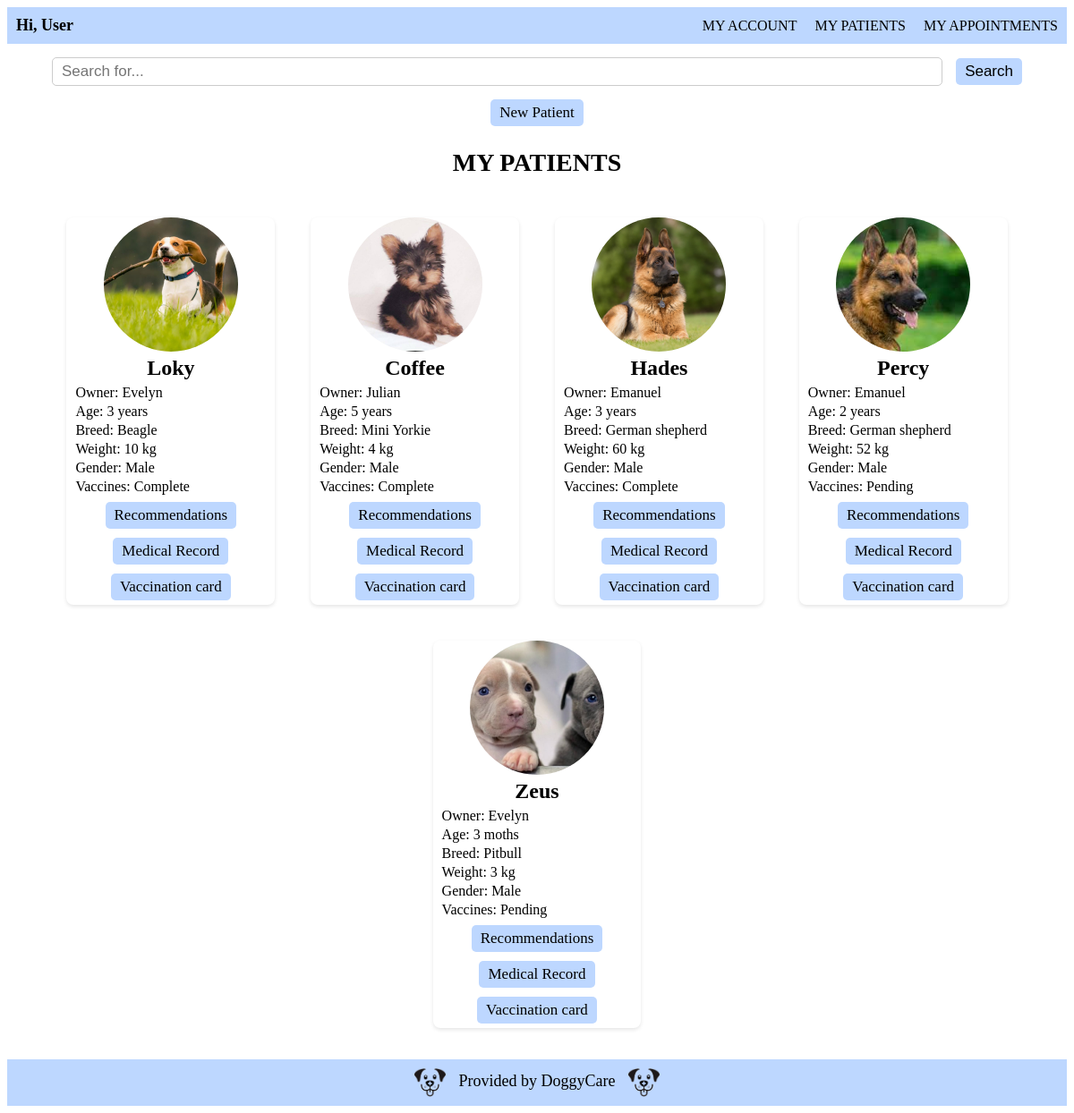
The page /patients/ on the database as committed earlier.
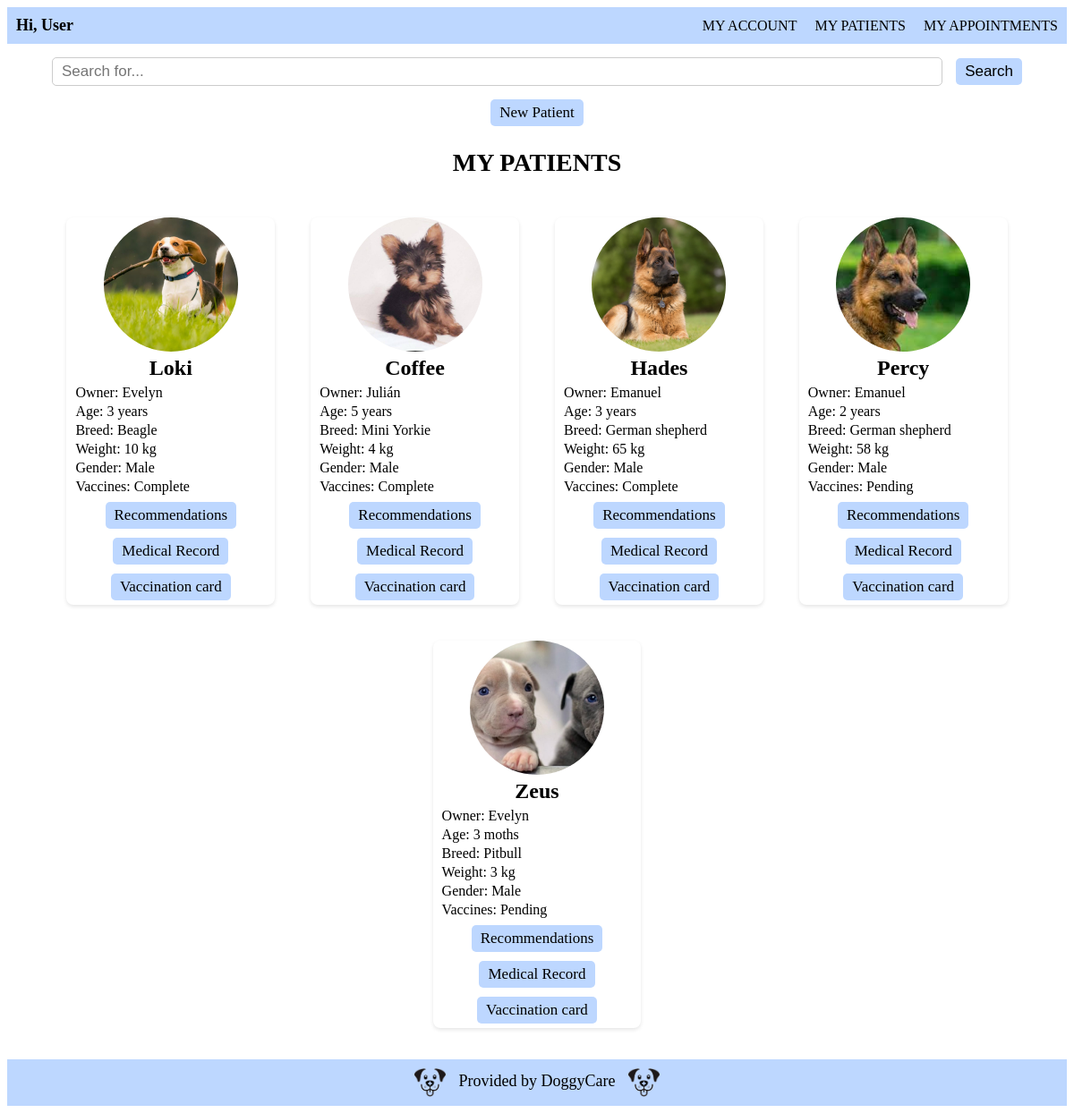
The same page on the database as committed later.
### vet/models.py (models this page shows)
class Dog(models.Model):
    image= models.ImageField(upload_to='images/')
    id= models.AutoField(primary_key= True)
    owner= models.CharField(blank= False, max_length=100)
    name= models.CharField(blank= False, max_length=20)
    breed= models.CharField(blank= False, max_length=20)
    age= models.CharField(blank= False, max_length=10)
    weight= models.CharField(blank= False, max_length=10)
    gender= models.CharField(blank= False, max_length=10)
    vaccines= models.CharField(blank= False, max_length=30)

### vet/views.py (the view)
# urls.py: path('patients/', views.patients, name='patients'),
def patients(request):
    searchTerm = request.GET.get('searchDog')
    if searchTerm:
        dogs = Dog.objects.filter(
            Q(name__icontains=searchTerm) |
            Q(owner__icontains=searchTerm) |
            Q(breed__icontains=searchTerm)
        )
    else:
        dogs = Dog.objects.all()
    return render(request, 'patients.html', {'dogs': dogs})

### vet/templates/patients.html (shortened to what this page needs)
<!DOCTYPE html>
{% extends 'base.html' %}
{% load static %}
    {% block additional_styles %}
    <link rel="stylesheet" href="{% static 'css/patients.css' %}">
    {% endblock additional_styles %}
        {% block content %}
        <form action="" class="search-bar">
            <input type="text" class="form-control" name="searchDog" placeholder="Search for...">
            <button type="submit" class="btn btn-primary">Search</button>
        </form>
        <div class="new-patient">
            <a href="{% url 'dog_register' %}" class="btn">New Patient</a>
        </div>
        <h1>MY PATIENTS</h1>
        <div class="dog-list">
            {% for dog in dogs %}
            <div class="dog-card">
                <a href="{% url 'dog_profile' dog.id %}">
                    <img src="{{ dog.image.url }}" alt="Image">
                </a>
                <div class="card-content p-3 mx-2">
                    <h2>{{ dog.name }}</h2>
                    <p>Owner: {{ dog.owner }} </p>
                    <p>Age: {{ dog.age }} </p>
                    <p>Breed: {{ dog.breed }} </p>
                    <p>Weight: {{ dog.weight }} </p>
                    <p>Gender: {{ dog.gender }} </p>
                    <p>Vaccines: {{ dog.vaccines }} </p>
                    <div class="card-button">
                        <a href="{% url 'recomendations' dog_id=dog.id %}" class="btn">Recommendations</a>
                        <a href="{% url 'medical_record' dog_id=dog.id %}" class="btn">Medical Record</a>
                        <a href="{% url 'vaccination_card' dog_id=dog.id %}" class="btn">Vaccination card</a>
                    </div>
                </div>
            </div>
            {% endfor %}
        </div>
        {% endblock content %}

Rows that differ between the two databases and show on the page:
changed Dog "Beagle": name "Loky" → "Loki"
changed Dog "Coffee": owner "Julian" → "Julián"
changed Dog "Hades": weight "60 kg" → "65 kg"
changed Dog "Percy": weight "52 kg" → "58 kg"
